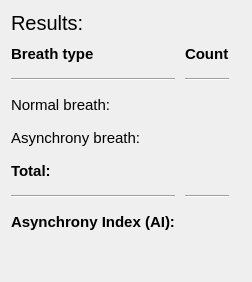
          <widget class="QWidget" name="tab_5">
           <attribute name="title">
            <string>Asynchrony Analysis</string>
           </attribute>
           <layout class="QHBoxLayout" name="horizontalLayout_5" stretch="2,1,3">
            <item>
             <layout class="QVBoxLayout" name="verticalLayout_20">
              <property name="spacing">
               <number>10</number>
              </property>
              <item>
               <widget class="QLabel" name="label_AA_title">
                <property name="font">
                 <font>
                  <pointsize>15</pointsize>
                 </font>
                </property>
                <property name="text">
                 <string>Results:</string>
                </property>
               </widget>
              </item>
              <item>
               <layout class="QGridLayout" name="gridLayout_2">
                <property name="verticalSpacing">
                 <number>15</number>
                </property>
                <item row="5" column="0">
                 <widget class="Line" name="line_5">
                  <property name="orientation">
                   <enum>Qt::Horizontal</enum>
                  </property>
                 </widget>
                </item>
                <item row="6" column="0">
                 <widget class="QLabel" name="label_12">
                  <property name="font">
                   <font>
                    <pointsize>11</pointsize>
                    <weight>75</weight>
                    <bold>true</bold>
                   </font>
                  </property>
                  <property name="text">
                   <string>Asynchrony Index (AI):</string>
                  </property>
                 </widget>
                </item>
                <item row="0" column="0">
                 <widget class="QLabel" name="label_3">
                  <property name="font">
                   <font>
                    <pointsize>11</pointsize>
                    <weight>75</weight>
                    <bold>true</bold>
                   </font>
                  </property>
                  <property name="text">
                   <string>Breath type</string>
                  </property>
                 </widget>
                </item>
                <item row="2" column="1">
                 <widget class="QLabel" name="norm_breath_label">
                  <property name="font">
                   <font>
                    <pointsize>11</pointsize>
                   </font>
                  </property>
                  <property name="text">
                   <string/>
                  </property>
                 </widget>
                </item>
                <item row="3" column="0">
                 <widget class="QLabel" name="label_9">
                  <property name="font">
                   <font>
                    <pointsize>11</pointsize>
                   </font>
                  </property>
                  <property name="text">
                   <string>Asynchrony breath:</string>
                  </property>
                 </widget>
                </item>
                <item row="2" column="0">
                 <widget class="QLabel" name="label_7">
                  <property name="font">
                   <font>
                    <pointsize>11</pointsize>
                   </font>
                  </property>
                  <property name="text">
                   <string>Normal breath:</string>
                  </property>
                 </widget>
                </item>
                <item row="4" column="0">
                 <widget class="QLabel" name="label_11">
                  <property name="font">
                   <font>
                    <pointsize>11</pointsize>
                    <weight>75</weight>
                    <bold>true</bold>
                   </font>
                  </property>
                  <property name="text">
                   <string>Total:</string>
                  </property>
                 </widget>
                </item>
                <item row="0" column="1">
                 <widget class="QLabel" name="label_5">
                  <property name="font">
                   <font>
                    <pointsize>11</pointsize>
                    <weight>75</weight>
                    <bold>true</bold>
                   </font>
                  </property>
                  <property name="text">
                   <string>Count</string>
                  </property>
                 </widget>
                </item>
                <item row="3" column="1">
                 <widget class="QLabel" name="asyn_breath_label">
                  <property name="font">
                   <font>
                    <pointsize>11</pointsize>
                   </font>
                  </property>
                  <property name="text">
                   <string/>
                  </property>
                 </widget>
                </item>
                <item row="6" column="1">
                 <widget class="QLabel" name="ai_breath_label">
                  <property name="font">
                   <font>
                    <pointsize>11</pointsize>
                   </font>
                  </property>
                  <property name="text">
                   <string/>
                  </property>
                 </widget>
                </item>
                <item row="4" column="1">
                 <widget class="QLabel" name="total_breath_label">
                  <property name="font">
                   <font>
                    <pointsize>11</pointsize>
                   </font>
                  </property>
                  <property name="text">
                   <string/>
                  </property>
                 </widget>
                </item>
                <item row="1" column="0">
                 <widget class="Line" name="line_3">
                  <property name="font">
                   <font>
                    <pointsize>11</pointsize>
                   </font>
                  </property>
                  <property name="orientation">
                   <enum>Qt::Horizontal</enum>
                  </property>
                 </widget>
                </item>
                <item row="5" column="1">
                 <widget class="Line" name="line_2">
                  <property name="orientation">
                   <enum>Qt::Horizontal</enum>
                  </property>
                 </widget>
                </item>
                <item row="1" column="1">
                 <widget class="Line" name="line">
                  <property name="font">
                   <font>
                    <pointsize>11</pointsize>
                   </font>
                  </property>
                  <property name="orientation">
                   <enum>Qt::Horizontal</enum>
                  </property>
                 </widget>
                </item>
               </layout>
              </item>
              <item>
               <spacer name="verticalSpacer_2">
                <property name="orientation">
                 <enum>Qt::Vertical</enum>
                </property>
                <property name="sizeType">
                 <enum>QSizePolicy::Expanding</enum>
                </property>
                <property name="sizeHint" stdset="0">
                 <size>
                  <width>20</width>
                  <height>40</height>
                 </size>
                </property>
               </spacer>
              </item>
             </layout>
            </item>
            <item>
             <widget class="MplWidget5" name="AMBoxWidget" native="true"/>
            </item>
            <item>
             <widget class="MplWidget4" name="pieGraphWidget" native="true"/>
            </item>
           </layout>
          </widget>
